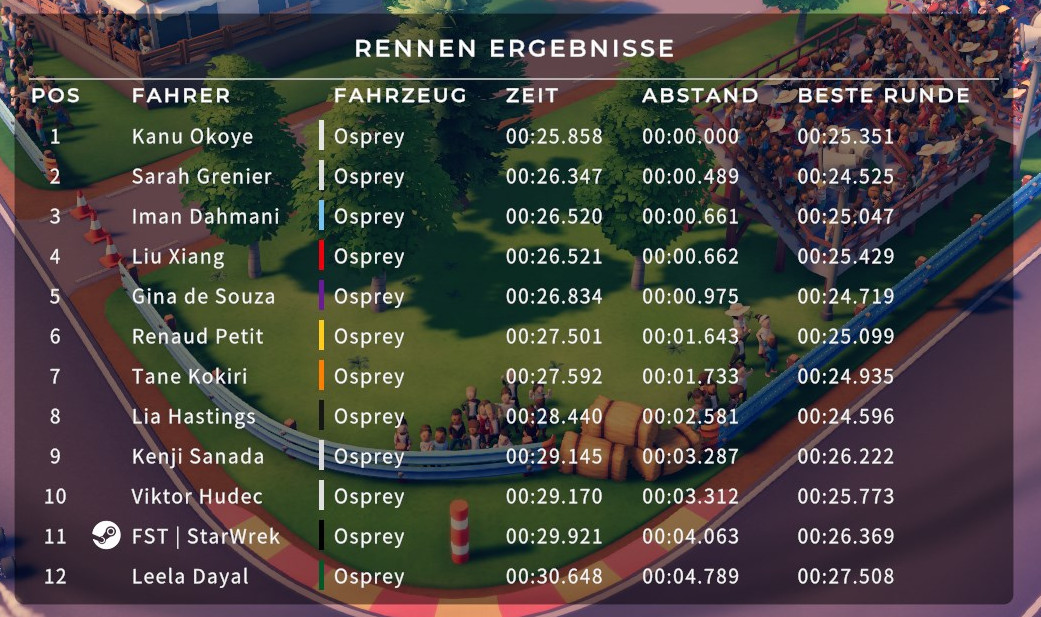
#> input picture images/circuit-superstars_ml06mQ28dU.jpg, 1041 x 617 px, given in place of laps-test.mov, which was not available
$ python video.py ../images/circuit-superstars_ml06mQ28dU.jpg
#> lines starting #> are read from the running program, lines starting #| are printed output that depends on the picture; pictures that were not available may be replaced by others from this repository, and a replacement may not be noted
"""Detect text in a video stored on GCS."""
import json
import sys
import pytesseract
from pytesseract import Output
import PIL.Image
import cv2
from threading import Thread
from queue import Queue
import time


class FileVideoStream:
    def __init__(self, path, queueSize=128):
        # initialize the file video stream along with the boolean
        # used to indicate if the thread should be stopped or not
        self.stream = cv2.VideoCapture(path)
        self.stopped = False
        # initialize the queue used to store frames read from
        # the video file
        self.Q = Queue(maxsize=queueSize)

    def start(self):
        # start a thread to read frames from the file video stream
        t = Thread(target=self.update, args=())
        t.daemon = True
        t.start()
        return self

    def update(self):
        # keep looping infinitely
        while True:
            # if the thread indicator variable is set, stop the
            # thread
            if self.stopped:
                return
            # otherwise, ensure the queue has room in it
            if not self.Q.full():
                # read the next frame from the file
                (grabbed, frame) = self.stream.read()
                # if the `grabbed` boolean is `False`, then we have
                # reached the end of the video file
                if not grabbed:
                    self.stop()
                    return
                # add the frame to the queue
                self.Q.put(frame)

    def read(self):
        # return next frame in the queue
        return self.Q.get()

    def more(self):
        # return True if there are still frames in the queue
        return self.Q.qsize() > 0

    def stop(self):
        # indicate that the thread should be stopped
        self.stopped = True


fvs = FileVideoStream('F:\Youtube/laps-test.mov').start()
time.sleep(1.0)

while fvs.more():
    # grab the frame from the threaded video file stream, resize
    # it, and convert it to grayscale (while still retaining 3
    # channels)
    frame = fvs.read()
    frame = imutils.resize(frame, width=450)
    frame = cv2.cvtColor(frame, cv2.COLOR_BGR2GRAY)
    frame = np.dstack([frame, frame, frame])
    # display the size of the queue on the frame
    cv2.putText(frame, "Queue Size: {}".format(fvs.Q.qsize()),
                (10, 30), cv2.FONT_HERSHEY_SIMPLEX, 0.6, (0, 255, 0), 2)
    # show the frame and update the FPS counter
    cv2.imshow("Frame", frame)
    cv2.waitKey(1)
    fps.update()

testVideo = 'F:\Youtube/laps-test.mov'
video = cv2.VideoCapture(testVideo)
myconfig = r"--psm 6 --oem 3"

while True:
    ret, frame = video.read()
#> frame is the input picture: shape (617, 1041, 3); mean B, G, R 65.2, 69.6, 72.6

    gray = cv2.cvtColor(frame, cv2.COLOR_BGR2GRAY)
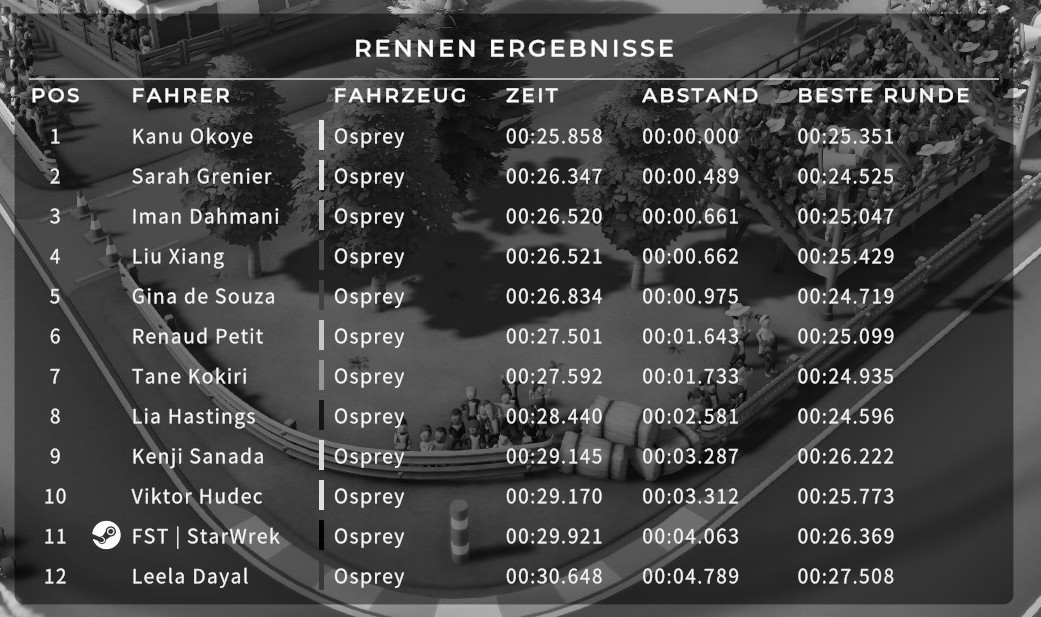
#> gray: shape (617, 1041); min 0, max 255, mean 70

    ret2, thresh = cv2.threshold(frame, 190, 255, cv2.THRESH_BINARY)
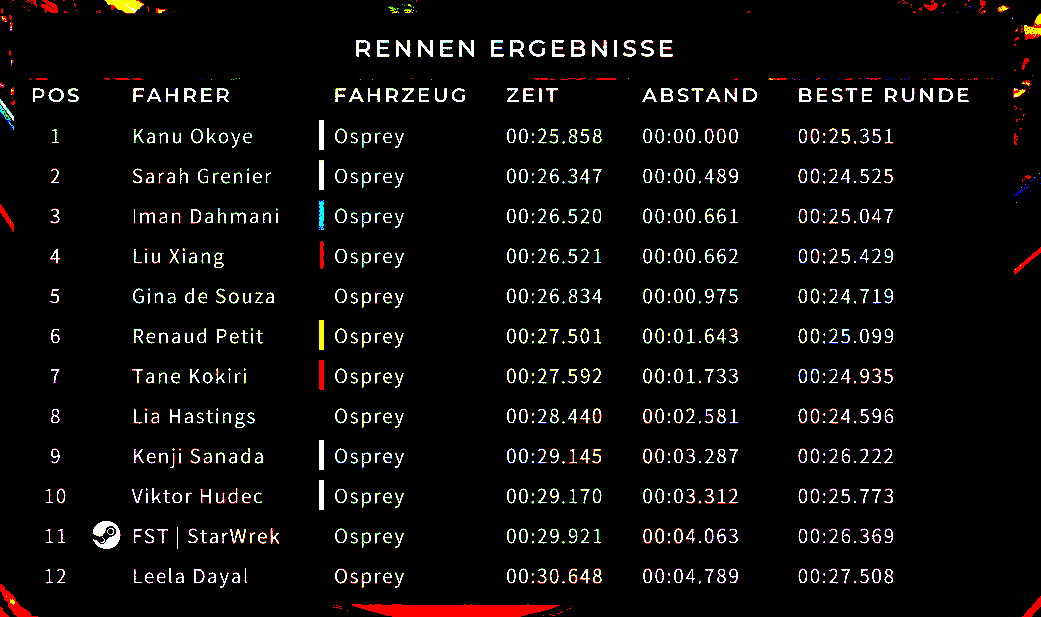
#> thresh: shape (617, 1041, 3); mean B, G, R 10.9, 11.7, 13.4

#> (the run stopped early here; a loop or call above may not have finished)

$ run again, on images/ICSTCF.png
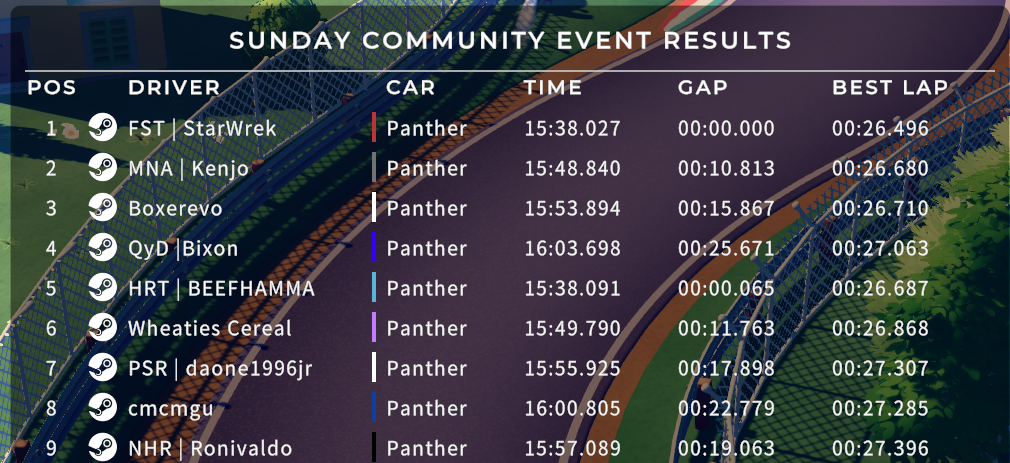
#> input picture images/ICSTCF.png, 1010 x 463 px, given in place of laps-test.mov, which was not available
#> frame is the input picture: shape (463, 1010, 3); mean B, G, R 68.7, 62, 59.9
#> `gray = cv2.cvtColor(frame, cv2.COLOR_BGR2GRAY)`:
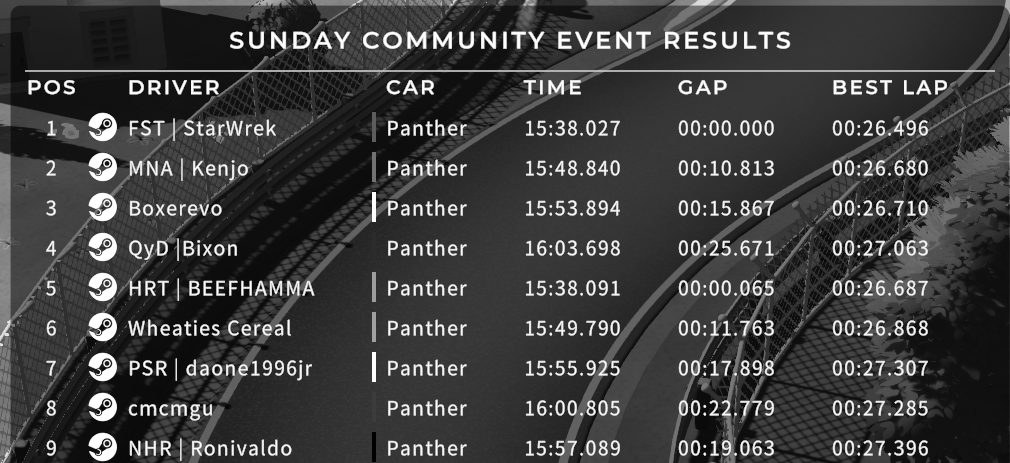
#> gray: shape (463, 1010); min 0, max 255, mean 62.1
#> `ret2, thresh = cv2.threshold(frame, 190, 255, cv2.THRESH_BINARY)`:
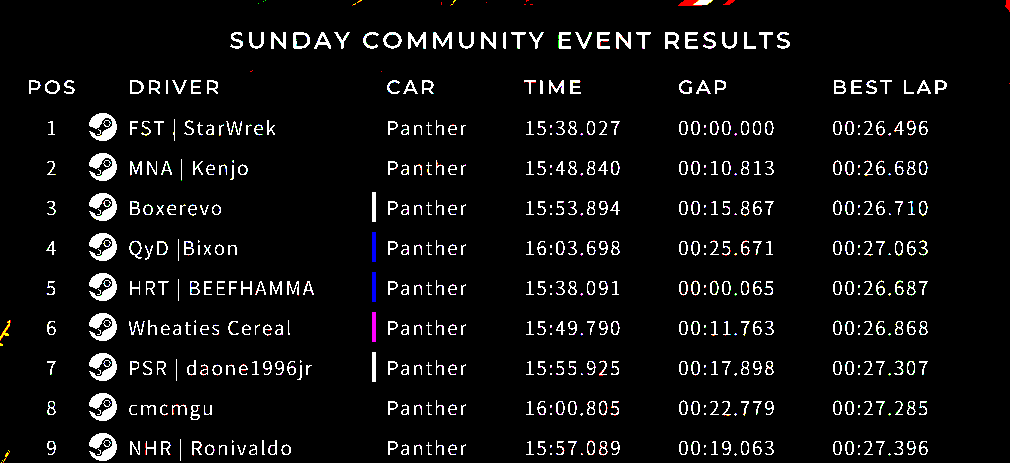
#> thresh: shape (463, 1010, 3); mean B, G, R 14.6, 14.5, 14.7
